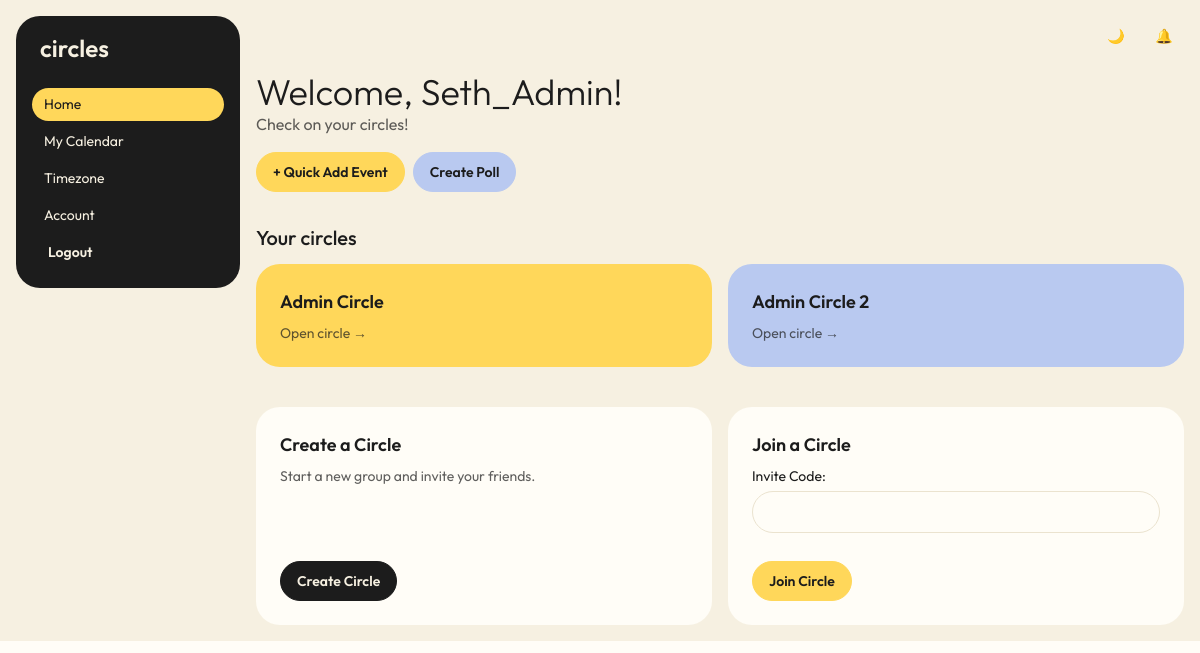
Screenshot of / (signed in) with the database file from the repository.
### CirclesApp/models.py (models this page shows, shortened)
class Membership(models.Model):
    user = models.ForeignKey(User, on_delete=models.CASCADE)
    circle = models.ForeignKey(Circle, on_delete=models.CASCADE, related_name = "memberships")
    role = models.CharField(max_length=10, default="member")
    class Meta:
        unique_together =("user", "circle")

class Circle(models.Model):
    circle_name = models.CharField(max_length=32)
    creation_date = models.DateTimeField(auto_now_add=True)
    invite_code = models.CharField(max_length=12, unique=True, default=create_code)
    circle_tag = models.CharField(max_length=64)

### CirclesApp/views.py (the view)
# urls.py: path('', views.home_view, name="home"),
@login_required
def home_view(request):
    user_memberships = Membership.objects.filter(user=request.user)
    join_form = JoinCircleForm()
    upcoming_events = Event.objects.filter(
        user=request.user, start_time__gte=timezone.now(),
    ).order_by('start_time')[:5]
    return render(request, 'circles_app/home.html', {
        'memberships': user_memberships, 'join_form': join_form,
        'upcoming_events': upcoming_events,
        'quick_event_form': CalendarForm(),
    })

### CirclesApp/forms.py (shortened to what this page needs)
class JoinCircleForm(forms.Form):
    invite_code = forms.CharField(max_length=12, label="Invite Code")

class CalendarForm(forms.ModelForm):
    WEEKDAY_CHOICES = [
        (0, 'Mon'), (1, 'Tue'), (2, 'Wed'), (3, 'Thu'),
        (4, 'Fri'), (5, 'Sat'), (6, 'Sun'),
    ]
    start_time = forms.DateTimeField(widget=forms.DateTimeInput(format='%Y-%m-%dT%H:%M', attrs={'type': 'datetime-local'}))
    end_time = forms.DateTimeField(widget=forms.DateTimeInput(format='%Y-%m-%dT%H:%M', attrs={'type': 'datetime-local'}))
    weekdays = forms.MultipleChoiceField(choices=WEEKDAY_CHOICES, widget=forms.CheckboxSelectMultiple, required=False, label="Repeat on")
    num_weeks = forms.IntegerField(required=False, min_value=1, max_value=52, label="For how many weeks")
    class Meta:
        model = Event
        fields = ['start_time', 'end_time', 'event_name', 'event_description']

### CirclesApp/templates/circles_app/home.html (shortened to what this page needs)
{% extends 'base.html' %}
{% load circle_extras %}
{% block content %}
<h1 class="text-4xl font-light">Welcome, {{ request.user.username }}!</h1>
<p class="opacity-70 mb-4">Check on your circles!</p>
<div class="flex flex-wrap gap-2 mb-8">
    <button type="button" class="btn btn-primary" onclick="quick_event_modal.showModal()">+ Quick Add Event</button>
    <button type="button" class="btn btn-secondary" {% if not memberships %}disabled{% endif %}
            onclick="poll_modal.showModal()">Create Poll</button>
</div>
<div class="flex flex-col lg:flex-row gap-6">
    <div class="flex-1 min-w-0">
        <h2 class="text-xl font-medium mb-3">Your circles</h2>
        {% if memberships %}
        <div class="grid gap-4 sm:grid-cols-2 xl:grid-cols-3 mb-10">
            {% for i in memberships %}
            <a href="{% url 'circle_detail' i.circle.id %}"
               class="card {% cycle 'bg-primary' 'bg-secondary' 'bg-accent' %} text-base-content hover:-translate-y-1 transition">
                <div class="card-body">
                    <h3 class="card-title">{{ i.circle.circle_name }}</h3>
                    <p class="text-sm opacity-70">Open circle →</p>
                </div>
            </a>
            {% endfor %}
        </div>
        {% else %}
        <div class="card bg-base-100 mb-10">
            <div class="card-body items-center text-center">
                <p class="opacity-70">No Circles yet! Create one or join with an invite code.</p>
            </div>
        </div>
        {% endif %}
        <div class="grid gap-4 md:grid-cols-2">
            <div class="card bg-base-100">
                <div class="card-body">
                    <h2 class="card-title">Create a Circle</h2>
                    <p class="text-sm opacity-70">Start a new group and invite your friends.</p>
                    <div class="card-actions mt-2">
                        <a href="{% url 'create_circle' %}" class="btn btn-neutral">Create Circle</a>
                    </div>
                </div>
            </div>
            <div class="card bg-base-100">
                <form method="POST" action="{% url 'find_circle' %}" class="card-body styled-form">
                    <h2 class="card-title">Join a Circle</h2>
                    {{ join_form.as_p }}
                    <div class="card-actions mt-2">
                        <button type="submit" class="btn btn-primary">Join Circle</button>
                    </div>
                </form>
            </div>
        </div>
    </div>
</div>
{% endblock %}

### rows the page displays
Membership: circle.circle_name "Admin Circle"
Membership: circle.circle_name "Admin Circle 2"

### other values shown
{{ request.user.username }} "Seth_Admin"
